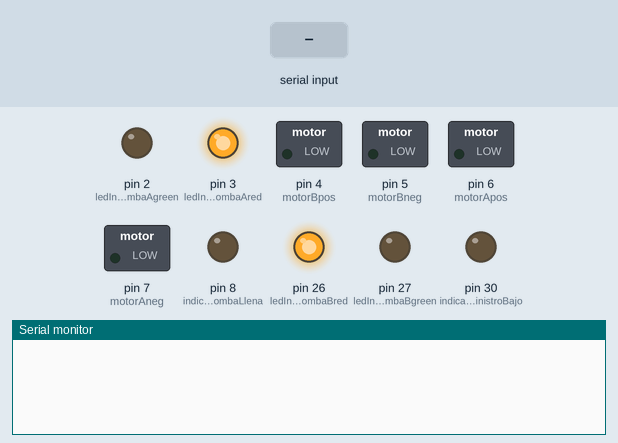
A sketch run on a simulated Arduino Mega 2560, built with avr-gcc and run on an emulated ATmega2560. On the bench: switched loads named in the sketch (green lamp = pin HIGH), output pins drawn as LEDs (lit = HIGH), the last lines printed to the serial monitor. The test bench sets the inputs (shaded band).

Above: at 1.2 s.
1.3 s: "1\n" received over Serial
At 1.8 s:
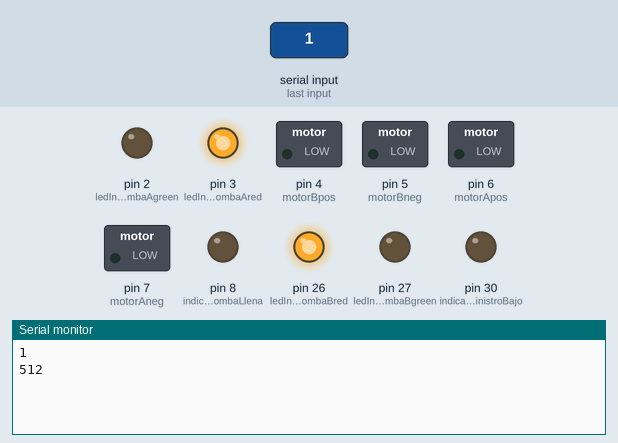
2.8 s: "Cantidad\n" received over Serial
At 3.4 s:
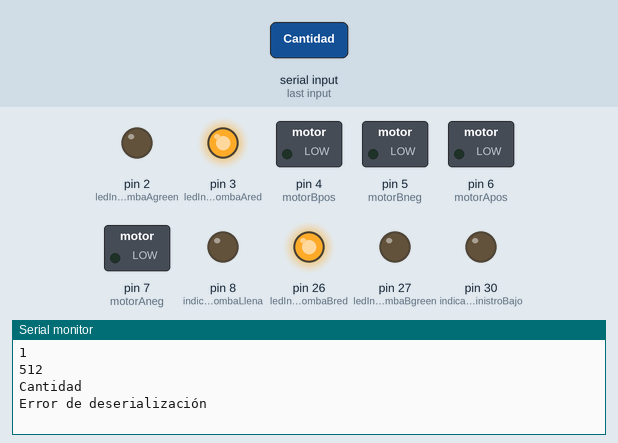
4.3 s: "ON\n" received over Serial
At 5.3 s:
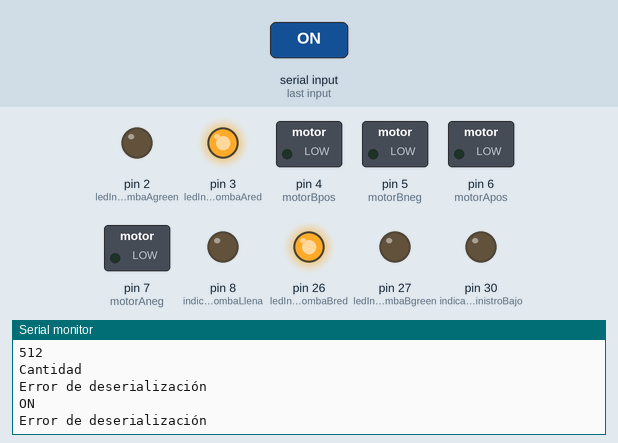

Measured:
- after the input at 1.3 s, the serial monitor: prints a new line at once (image 1)
- after the input at 2.8 s, the serial monitor: prints a new line at once (image 2)
- after the input at 4.3 s, the serial monitor: prints a new line at once (image 3)

The sketch:

sketch_may28a.ino
```cpp
#include <ArduinoJson.h>

const int motorAneg = 7;
const int motorApos = 6;
const int motorBneg = 5;
const int motorBpos = 4;
const int ledIndicadorBombaAred = 3;
const int ledIndicadorBombaAgreen = 2;
const int ledIndicadorBombaBred = 26;
const int ledIndicadorBombaBgreen = 27;
const int activarBombaUno = 22;
const int activarBombaDos = 23;
const int activarBombasSimultaneas = 24;
int tiempoServicio = 700;

//Agregado Ultrasonico
int Trig = 50;
int Echo = 51;
long Duracion;
int Distancia;
//Agregado Ultrasonico
// Agregado Sensor de humedad
int sensorTanqueLleno = A0;
int ledIndicador = 13;
bool interrupcionActivada = false;
int indicadorLedSuministroBajo = 30;
int indicadorLedBombaLlena = 8;
// Agregado Sensor de humedad

void controlarBombaTemporizado(int motorPos, int motorNeg, int ledVerde, int ledRojo, int tiempoServicio) {
  digitalWrite(motorNeg, LOW);
  digitalWrite(motorPos, HIGH);
  digitalWrite(ledVerde, HIGH);
  digitalWrite(ledRojo, LOW);
  delay(tiempoServicio);
  detenerBomba(motorPos, motorNeg, ledVerde, ledRojo);
}

void controlarBombaContinua(int motorPos, int motorNeg, int ledVerde, int ledRojo){
  digitalWrite(motorNeg, LOW);
  digitalWrite(motorPos, HIGH);
  digitalWrite(ledVerde, HIGH);
  digitalWrite(ledRojo, LOW);
}

void detenerBomba(int motorPos, int motorNeg, int ledVerde, int ledRojo) {
  digitalWrite(motorNeg, LOW);
  digitalWrite(motorPos, LOW);
  digitalWrite(ledVerde, LOW);
  digitalWrite(ledRojo, HIGH);
}

void reiniciarValores() {
  detenerBomba(motorApos, motorAneg, ledIndicadorBombaAgreen, ledIndicadorBombaAred);
  detenerBomba(motorBpos, motorBneg, ledIndicadorBombaBgreen, ledIndicadorBombaBred);
  digitalWrite(ledIndicadorBombaAred, HIGH);
  digitalWrite(ledIndicadorBombaBred, HIGH);
  digitalWrite(indicadorLedBombaLlena,LOW);
}

void setup() {
  Serial.begin(9600);

  pinMode(motorAneg, OUTPUT);
  pinMode(motorApos, OUTPUT);
  pinMode(motorBneg, OUTPUT);
  pinMode(motorBpos, OUTPUT);
  pinMode(ledIndicadorBombaAred, OUTPUT);
  pinMode(ledIndicadorBombaAgreen, OUTPUT);
  pinMode(ledIndicadorBombaBred, OUTPUT);
  pinMode(ledIndicadorBombaBgreen, OUTPUT);
  pinMode(activarBombaUno, INPUT);
  pinMode(activarBombaDos, INPUT);
  pinMode(activarBombasSimultaneas, INPUT);
  pinMode(Trig, OUTPUT);
  pinMode(Echo, INPUT);
  pinMode(indicadorLedSuministroBajo,OUTPUT);
  pinMode(indicadorLedBombaLlena,OUTPUT);

  reiniciarValores();
}

void loop() {
  if (Serial.available() > 0) {
    String jsonString = Serial.readStringUntil('\n');
    Serial.println(jsonString);

    StaticJsonDocument<200> doc;
    DeserializationError error = deserializeJson(doc, jsonString);

    if (error) {
      Serial.println("Error de deserialización");
      return;
    }
    // Agregado Sensor de humedad
    int lecturaSensor = analogRead(sensorTanqueLleno);
    Serial.println(lecturaSensor);
    delay(1000);
    // Agregado Sensor de humedad
    reiniciarValores();

    const char* idBomba = doc["idBomba"];
    const char* tipoDespacho = doc["tipoDespacho"];
    const char* command = doc["command"];
    int duracion = doc["duracion"];

    if (strcmp(idBomba, "1") == 0) {
      if (strcmp(tipoDespacho, "Cantidad") == 0) {
        if (strcmp(command, "ON") == 0) {
          controlarBombaTemporizado(motorApos, motorAneg, ledIndicadorBombaAgreen, ledIndicadorBombaAred, duracion);
        }
      }else if((strcmp(tipoDespacho, "Tanque Lleno") == 0)){
          controlarBombaContinua(motorApos, motorAneg, ledIndicadorBombaAgreen, ledIndicadorBombaAred);
      }
    } else if ((strcmp(idBomba, "2") == 0)) {
      if (strcmp(tipoDespacho, "Cantidad") == 0) {
        if (strcmp(command, "ON") == 0) {
          controlarBombaTemporizado(motorBpos, motorBneg, ledIndicadorBombaBgreen, ledIndicadorBombaBred, duracion);
        }
      }else if ((strcmp(tipoDespacho, "Tanque Lleno") == 0)){
        unsigned long startMillis = millis();
        while (digitalRead(sensorTanqueLleno) != HIGH) {
          controlarBombaContinua(motorBpos, motorBneg, ledIndicadorBombaBgreen, ledIndicadorBombaBred);
        }
        unsigned long endMillis = millis();
        unsigned long durationMillis = endMillis - startMillis;

        digitalWrite(indicadorLedBombaLlena, HIGH);
        detenerBomba(motorBpos, motorBneg, ledIndicadorBombaBgreen, ledIndicadorBombaBred);

        StaticJsonDocument<200> responseDoc;
        responseDoc["idBomba"] = "2";
        responseDoc["durationMillis"] = durationMillis;

        String responseString;
        serializeJson(responseDoc, responseString);
        Serial.println(responseString);
      }
    }
  }
}
```
